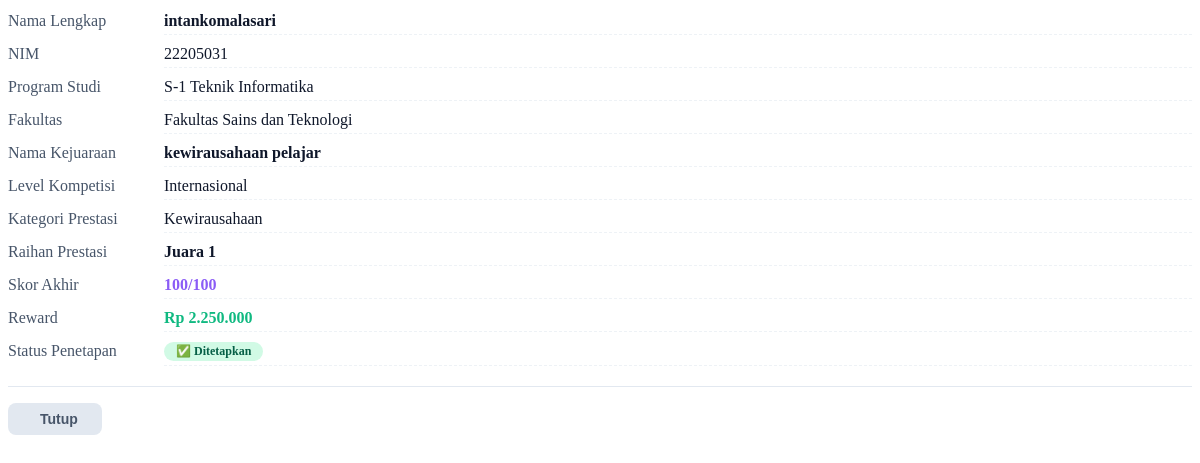
The app's page /pimpinan/get_kandidat_detail.php?id=9 (signed in) with its own data.
### tables this page shows
CREATE TABLE `pengajuan` (
  `id` int NOT NULL,
  `user_id` int NOT NULL,
  `mahasiswa_id` int DEFAULT NULL,
  `kategori_id` int DEFAULT NULL,
  `judul_prestasi` varchar(200) DEFAULT NULL,
  `deskripsi` text,
  `tanggal_prestasi` date DEFAULT NULL,
  `level_kompetisi` enum('Lokal','Provinsi','Nasional','Internasional') NOT NULL,
  `penyelenggara` varchar(100) DEFAULT NULL,
  `lokasi` varchar(100) DEFAULT NULL,
  `raihan_prestasi` varchar(50) DEFAULT NULL,
  `dokumen_path` varchar(255) DEFAULT NULL,
  `status` enum('diproses','disetujui','ditolak','revisi') NOT NULL DEFAULT 'diproses',
  `tanggal_disetujui` datetime DEFAULT NULL,
  `reward_nominal` int DEFAULT '0',
  `nilai_akhir` decimal(5,2) DEFAULT NULL,
  `admin_catatan` text,
  `admin_id` int DEFAULT NULL,
  `validated_at` datetime DEFAULT NULL,
  `periode_id` int DEFAULT NULL,
  `created_at` datetime DEFAULT CURRENT_TIMESTAMP,
  `updated_at` datetime DEFAULT NULL,
  `fakultas` varchar(100) DEFAULT NULL,
  `jenis_peserta` enum('Individu','Tim') DEFAULT 'Individu',
  `nama_ketua` varchar(100) DEFAULT NULL,
  `nim_ketua` varchar(20) DEFAULT NULL,
  `no_hp` varchar(15) DEFAULT NULL,
  `prodi` varchar(50) DEFAULT NULL,
  `bulan_raihan` varchar(20) DEFAULT NULL,
  `tahun_raihan` year DEFAULT NULL,
  `url_penyelenggara` text,
  `nama_tim` varchar(100) DEFAULT NULL,
  `anggota_tim` text,
  `sertifikat` varchar(255) DEFAULT NULL,
  `foto_dokumentasi` text,
  `surat_tugas` varchar(255) DEFAULT NULL,
  `nama_kejuaraan` varchar(255) DEFAULT NULL,
  `kategori_prestasi` varchar(100) DEFAULT NULL,
  `tanggal_raihan` date DEFAULT NULL,
  `ocr_text` text,
  `ocr_accuracy` decimal(5,4) DEFAULT '0.0000',
  `file_hash` varchar(64) DEFAULT NULL,
  `digital_signature` text,
  `penetapan` tinyint(1) DEFAULT '0'
);

CREATE TABLE `users` (
  `id` int NOT NULL,
  `username` varchar(50) NOT NULL,
  `password` varchar(255) NOT NULL,
  `email` varchar(100) NOT NULL,
  `nama_lengkap` varchar(100) NOT NULL,
  `nim` varchar(20) DEFAULT NULL,
  `fakultas` varchar(100) DEFAULT NULL,
  `prodi` varchar(50) DEFAULT NULL,
  `role` enum('mahasiswa','reviewer','admin','superadmin') NOT NULL DEFAULT 'mahasiswa',
  `no_hp` varchar(20) DEFAULT NULL,
  `alamat` text,
  `foto_profil` varchar(255) DEFAULT NULL,
  `status` enum('active','inactive','locked','suspended') NOT NULL DEFAULT 'active',
  `email_verified` tinyint(1) DEFAULT '1',
  `verification_token` varchar(100) DEFAULT NULL,
  `reset_token` varchar(100) DEFAULT NULL,
  `reset_expiry` datetime DEFAULT NULL,
  `last_login` datetime DEFAULT NULL,
  `lock_until` datetime DEFAULT NULL,
  `created_at` datetime NOT NULL,
  `updated_at` datetime DEFAULT NULL
);

CREATE TABLE `kategori_reward` (
  `id` int NOT NULL,
  `tingkat` enum('Lokal','Provinsi','Nasional','Internasional') NOT NULL,
  `kategori` enum('Individu','Tim') NOT NULL,
  `raihan` varchar(30) NOT NULL,
  `nominal` int NOT NULL
);

### pimpinan/get_kandidat_detail.php (the view, shortened to what this page needs)
<?php
require_once '../config/database.php';
$id = isset($_GET['id']) ? (int)$_GET['id'] : 0;
$query = "SELECT p.*, u.nama_lengkap, u.nim, u.prodi, u.fakultas,
          kr.nominal as reward_nominal
          FROM pengajuan p
          JOIN users u ON p.user_id = u.id
          LEFT JOIN kategori_reward kr ON (
              kr.tingkat = p.level_kompetisi AND
              kr.kategori = p.jenis_peserta AND
              kr.raihan = p.raihan_prestasi
          )
          WHERE u.id = $id AND p.status = 'disetujui'
          ORDER BY p.id DESC LIMIT 1";
$result = mysqli_query($conn, $query);
$data = mysqli_fetch_assoc($result);
function hitungNilaiAkhir($row) {
    $bobot_level = ['Lokal' => 1, 'Provinsi' => 2, 'Nasional' => 3, 'Internasional' => 4];
    $bobot_raihan = [
        'Juara 1' => 4, 'Juara 2' => 3, 'Juara 3' => 2, 'Finalis' => 1,
        'Silver Medal' => 3, 'Gold Medal' => 4, 'Bronze Medal' => 2,
        'Peserta Aktif' => 1, 'Juara Harapan' => 2,
    ];
    $level = $row['level_kompetisi'] ?? 'Lokal';
    $raihan = $row['raihan_prestasi'] ?? 'Juara 3';
    $bobot_raihan_value = $bobot_raihan[$raihan] ?? 2;
    $skor = ($bobot_level[$level] * 15) + ($bobot_raihan_value * 10);
    return min($skor, 100);
}
$nilai = hitungNilaiAkhir($data);
$reward = $data['reward_nominal'] ?? 0;
$reward_formatted = number_format($reward, 0, ',', '.');
$fakultas = $data['fakultas'] ?? '-';
?>
<div style="display: grid; grid-template-columns: 140px 1fr; gap: 6px 16px;">
    <div style="font-weight: 500; color: #475569; padding: 4px 0;">Nama Lengkap</div>
    <div style="color: #0f172a; padding: 4px 0; border-bottom: 1px dashed #eef2f6;"><strong><?php echo htmlspecialchars($data['nama_lengkap']); ?></strong></div>
    <div style="font-weight: 500; color: #475569; padding: 4px 0;">NIM</div>
    <div style="color: #0f172a; padding: 4px 0; border-bottom: 1px dashed #eef2f6;"><?php echo htmlspecialchars($data['nim']); ?></div>
    <div style="font-weight: 500; color: #475569; padding: 4px 0;">Program Studi</div>
    <div style="color: #0f172a; padding: 4px 0; border-bottom: 1px dashed #eef2f6;"><?php echo htmlspecialchars($data['prodi'] ?? '-'); ?></div>
    <div style="font-weight: 500; color: #475569; padding: 4px 0;">Fakultas</div>
    <div style="color: #0f172a; padding: 4px 0; border-bottom: 1px dashed #eef2f6;">
        <?php echo htmlspecialchars($fakultas); ?>
    </div>
    <div style="font-weight: 500; color: #475569; padding: 4px 0;">Nama Kejuaraan</div>
    <div style="color: #0f172a; padding: 4px 0; border-bottom: 1px dashed #eef2f6;"><strong><?php echo htmlspecialchars($data['nama_kejuaraan']); ?></strong></div>
    <div style="font-weight: 500; color: #475569; padding: 4px 0;">Level Kompetisi</div>
    <div style="color: #0f172a; padding: 4px 0; border-bottom: 1px dashed #eef2f6;"><?php echo htmlspecialchars($data['level_kompetisi']); ?></div>
    <div style="font-weight: 500; color: #475569; padding: 4px 0;">Kategori Prestasi</div>
    <div style="color: #0f172a; padding: 4px 0; border-bottom: 1px dashed #eef2f6;"><?php echo htmlspecialchars($data['kategori_prestasi'] ?? '-'); ?></div>
    <div style="font-weight: 500; color: #475569; padding: 4px 0;">Raihan Prestasi</div>
    <div style="color: #0f172a; padding: 4px 0; border-bottom: 1px dashed #eef2f6;"><strong><?php echo htmlspecialchars($data['raihan_prestasi']); ?></strong></div>
    <div style="font-weight: 500; color: #475569; padding: 4px 0;">Skor Akhir</div>
    <div style="color: #0f172a; padding: 4px 0; border-bottom: 1px dashed #eef2f6;"><strong style="color: #8b5cf6;"><?php echo $nilai; ?>/100</strong></div>
    <div style="font-weight: 500; color: #475569; padding: 4px 0;">Reward</div>
    <div style="color: #0f172a; padding: 4px 0; border-bottom: 1px dashed #eef2f6;"><strong style="color: #10b981;">Rp <?php echo $reward_formatted; ?></strong></div>
    <div style="font-weight: 500; color: #475569; padding: 4px 0;">Status Penetapan</div>
    <div style="color: #0f172a; padding: 4px 0; border-bottom: 1px dashed #eef2f6;">
        <?php if ($data['penetapan'] == 1): ?>
            <span style="display:inline-block; padding:2px 12px; background:#d1fae5; color:#065f46; border-radius:20px; font-size:12px; font-weight:600;">✅ Ditetapkan</span>
        <?php else: ?>
            <span style="display:inline-block; padding:2px 12px; background:#fef3c7; color:#92400e; border-radius:20px; font-size:12px; font-weight:600;">⏳ Menunggu</span>
        <?php endif; ?>
    </div>
</div>
<div style="margin-top: 20px; padding-top: 16px; border-top: 1px solid #e2e8f0; display: flex; gap: 12px; flex-wrap: wrap;">
    <button onclick="closeModal()" class="btn-tutup-modal">
        <i class="fas fa-times"></i> Tutup
    </button>
</div>

### pimpinan/get_kandidat_detail.php (style rules this page uses)
.btn-tutup-modal { display: inline-flex; align-items: center; gap: 8px; background: #e2e8f0; color: #475569; padding: 8px 24px; border-radius: 8px; font-weight: 600; font-size: 14px; border: none; cursor: pointer; transition: 0.3s; }

### records on screen
pengajuan: user.nama_lengkap "intankomalasari", user.nim "22205031", user.prodi "S-1 Teknik Informatika", user.fakultas "Fakultas Sains dan Teknologi", nama_kejuaraan "kewirausahaan pelajar", level_kompetisi "Internasional", kategori_prestasi "Kewirausahaan", raihan_prestasi "Juara 1", nilai "100", kategori_reward.nominal "2.250.000"
